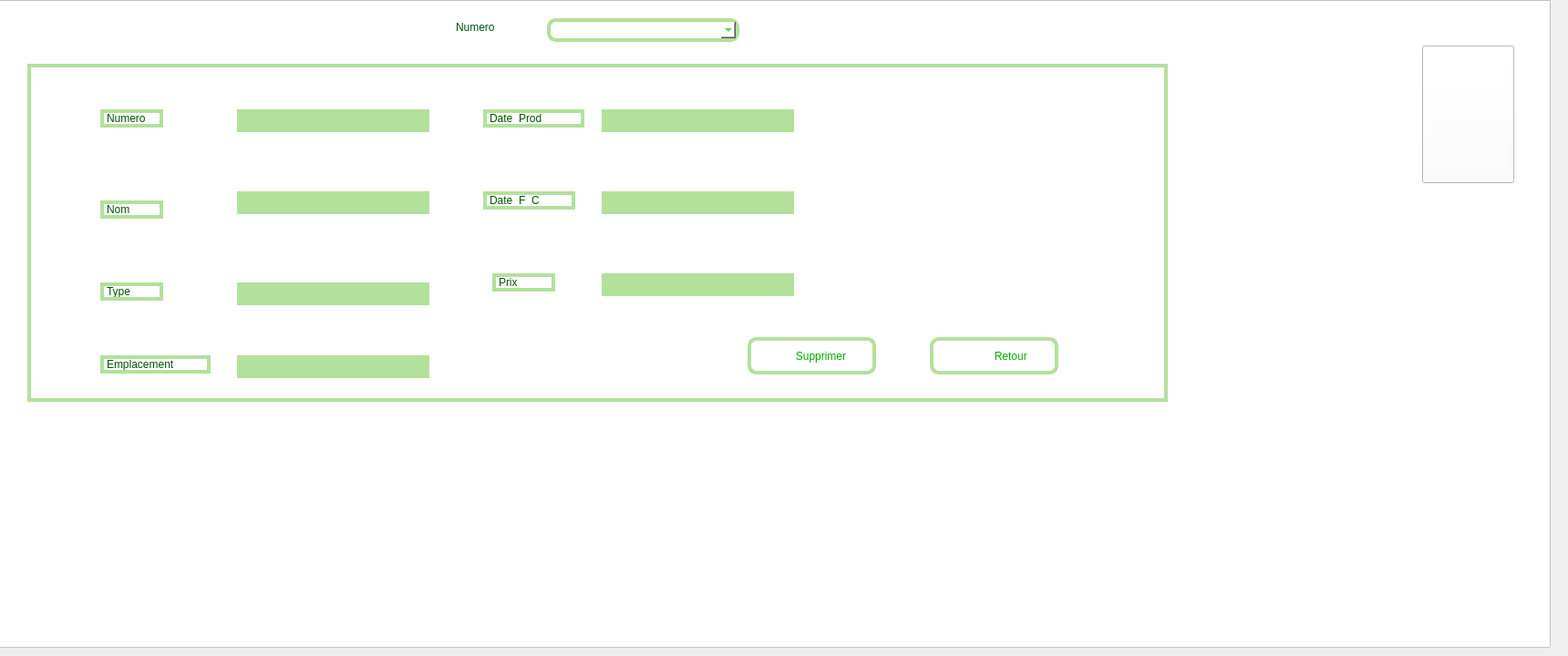
    <widget class="QWidget" name="page_8">
     <widget class="QFrame" name="frame_produit_supp">
      <property name="geometry">
       <rect>
        <x>-10</x>
        <y>0</y>
        <width>1711</width>
        <height>711</height>
       </rect>
      </property>
      <property name="styleSheet">
       <string notr="true">background-color:rgb(255,255,255);</string>
      </property>
      <property name="frameShape">
       <enum>QFrame::StyledPanel</enum>
      </property>
      <property name="frameShadow">
       <enum>QFrame::Raised</enum>
      </property>
      <widget class="QFrame" name="frame_produit_supp2_2">
       <property name="geometry">
        <rect>
         <x>40</x>
         <y>70</y>
         <width>1251</width>
         <height>371</height>
        </rect>
       </property>
       <property name="styleSheet">
        <string notr="true">border:4px solid rgb(178,225,155);</string>
       </property>
       <property name="frameShape">
        <enum>QFrame::StyledPanel</enum>
       </property>
       <property name="frameShadow">
        <enum>QFrame::Raised</enum>
       </property>
       <widget class="QGroupBox" name="groupebox_2">
        <property name="geometry">
         <rect>
          <x>0</x>
          <y>0</y>
          <width>1251</width>
          <height>371</height>
         </rect>
        </property>
        <property name="styleSheet">
         <string notr="true">font:10pt&quot;Centaur&quot;;
color:rgb(0,85,0);</string>
        </property>
        <property name="title">
         <string/>
        </property>
        <widget class="QLabel" name="label_produit15_4">
         <property name="geometry">
          <rect>
           <x>80</x>
           <y>50</y>
           <width>69</width>
           <height>20</height>
          </rect>
         </property>
         <property name="styleSheet">
          <string notr="true">font:10pt&quot;Centaur&quot;;
color:rgb(0,85,0);</string>
         </property>
         <property name="text">
          <string>Numero</string>
         </property>
        </widget>
        <widget class="QLabel" name="label_produit16_4">
         <property name="geometry">
          <rect>
           <x>500</x>
           <y>50</y>
           <width>111</width>
           <height>20</height>
          </rect>
         </property>
         <property name="text">
          <string>Date_Prod</string>
         </property>
        </widget>
        <widget class="QLabel" name="label_produit17_4">
         <property name="geometry">
          <rect>
           <x>80</x>
           <y>150</y>
           <width>69</width>
           <height>20</height>
          </rect>
         </property>
         <property name="text">
          <string>Nom</string>
         </property>
        </widget>
        <widget class="QLabel" name="label_produit18_4">
         <property name="geometry">
          <rect>
           <x>500</x>
           <y>140</y>
           <width>101</width>
           <height>20</height>
          </rect>
         </property>
         <property name="text">
          <string>Date_F_C</string>
         </property>
        </widget>
        <widget class="QLabel" name="label_produit19_4">
         <property name="geometry">
          <rect>
           <x>80</x>
           <y>240</y>
           <width>69</width>
           <height>20</height>
          </rect>
         </property>
         <property name="text">
          <string>Type</string>
         </property>
        </widget>
        <widget class="QLabel" name="label_produit20_4">
         <property name="geometry">
          <rect>
           <x>510</x>
           <y>230</y>
           <width>69</width>
           <height>20</height>
          </rect>
         </property>
         <property name="text">
          <string>Prix</string>
         </property>
        </widget>
        <widget class="QLabel" name="label_produit21_4">
         <property name="geometry">
          <rect>
           <x>80</x>
           <y>320</y>
           <width>121</width>
           <height>20</height>
          </rect>
         </property>
         <property name="text">
          <string>Emplacement</string>
         </property>
        </widget>
        <widget class="QPushButton" name="pb_Supprimer_produit">
         <property name="geometry">
          <rect>
           <x>790</x>
           <y>300</y>
           <width>141</width>
           <height>41</height>
          </rect>
         </property>
         <property name="styleSheet">
          <string notr="true">font:10pt&quot;Centaur&quot;;
color:rgb(0,170,0);
border-radius:10px;
border:4px solid rgb(178,225,155);</string>
         </property>
         <property name="text">
          <string>      Supprimer</string>
         </property>
        </widget>
        <widget class="QLineEdit" name="le_Numero_2">
         <property name="geometry">
          <rect>
           <x>230</x>
           <y>50</y>
           <width>211</width>
           <height>25</height>
          </rect>
         </property>
         <property name="styleSheet">
          <string notr="true">background-color:rgb(178,225,155);</string>
         </property>
        </widget>
        <widget class="QLineEdit" name="le_Nom_2">
         <property name="geometry">
          <rect>
           <x>230</x>
           <y>140</y>
           <width>211</width>
           <height>25</height>
          </rect>
         </property>
         <property name="styleSheet">
          <string notr="true">background-color:rgb(178,225,155);</string>
         </property>
        </widget>
        <widget class="QLineEdit" name="le_Type_2">
         <property name="geometry">
          <rect>
           <x>230</x>
           <y>240</y>
           <width>211</width>
           <height>25</height>
          </rect>
         </property>
         <property name="styleSheet">
          <string notr="true">background-color:rgb(178,225,155);</string>
         </property>
        </widget>
        <widget class="QLineEdit" name="le_Emplacement_2">
         <property name="geometry">
          <rect>
           <x>230</x>
           <y>320</y>
           <width>211</width>
           <height>25</height>
          </rect>
         </property>
         <property name="styleSheet">
          <string notr="true">background-color:rgb(178,225,155);</string>
         </property>
        </widget>
        <widget class="QLineEdit" name="le_Date_Prod_3">
         <property name="geometry">
          <rect>
           <x>630</x>
           <y>50</y>
           <width>211</width>
           <height>25</height>
          </rect>
         </property>
         <property name="styleSheet">
          <string notr="true">background-color:rgb(178,225,155);</string>
         </property>
        </widget>
        <widget class="QLineEdit" name="le_Date_F_C_2">
         <property name="geometry">
          <rect>
           <x>630</x>
           <y>140</y>
           <width>211</width>
           <height>25</height>
          </rect>
         </property>
         <property name="styleSheet">
          <string notr="true">background-color:rgb(178,225,155);</string>
         </property>
        </widget>
        <widget class="QLineEdit" name="le_Prix">
         <property name="geometry">
          <rect>
           <x>630</x>
           <y>230</y>
           <width>211</width>
           <height>25</height>
          </rect>
         </property>
         <property name="styleSheet">
          <string notr="true">background-color:rgb(178,225,155);</string>
         </property>
        </widget>
        <widget class="QPushButton" name="retour_supp_produit">
         <property name="geometry">
          <rect>
           <x>990</x>
           <y>300</y>
           <width>141</width>
           <height>41</height>
          </rect>
         </property>
         <property name="styleSheet">
          <string notr="true">font:10pt&quot;Centaur&quot;;
color:rgb(0,170,0);
border-radius:10px;
border:4px solid rgb(178,225,155);</string>
         </property>
         <property name="text">
          <string>           Retour</string>
         </property>
        </widget>
        <widget class="QLabel" name="label_produit_retour_supp_1">
         <property name="enabled">
          <bool>false</bool>
         </property>
         <property name="geometry">
          <rect>
           <x>1020</x>
           <y>310</y>
           <width>20</width>
           <height>20</height>
          </rect>
         </property>
         <property name="styleSheet">
          <string notr="true">border:rgb(255,255,255);</string>
         </property>
         <property name="text">
          <string/>
         </property>
        </widget>
        <widget class="QLabel" name="label_produit_supp_produit">
         <property name="enabled">
          <bool>false</bool>
         </property>
         <property name="geometry">
          <rect>
           <x>810</x>
           <y>310</y>
           <width>20</width>
           <height>20</height>
          </rect>
         </property>
         <property name="styleSheet">
          <string notr="true">border:rgb(255,255,255);
</string>
         </property>
         <property name="text">
          <string/>
         </property>
        </widget>
       </widget>
      </widget>
      <widget class="QComboBox" name="le_Numero_supp">
       <property name="geometry">
        <rect>
         <x>610</x>
         <y>20</y>
         <width>211</width>
         <height>26</height>
        </rect>
       </property>
       <property name="styleSheet">
        <string notr="true">
font:10pt&quot;Centaur&quot;;
color:rgb(0,170,0);
border-radius:10px;
border:4px solid rgb(178,225,155);</string>
       </property>
      </widget>
      <widget class="QLabel" name="label_produit4_2">
       <property name="geometry">
        <rect>
         <x>510</x>
         <y>20</y>
         <width>69</width>
         <height>20</height>
        </rect>
       </property>
       <property name="styleSheet">
        <string notr="true">font:10pt&quot;Centaur&quot;;
color:rgb(0,85,0);</string>
       </property>
       <property name="text">
        <string>Numero</string>
       </property>
      </widget>
      <widget class="QPushButton" name="pushButton_11">
       <property name="geometry">
        <rect>
         <x>1570</x>
         <y>50</y>
         <width>101</width>
         <height>151</height>
        </rect>
       </property>
       <property name="styleSheet">
        <string notr="true">image: url(:/logo ....png);
border-image: url(:/logo ....png);</string>
       </property>
       <property name="text">
        <string/>
       </property>
      </widget>
     </widget>
    </widget>
